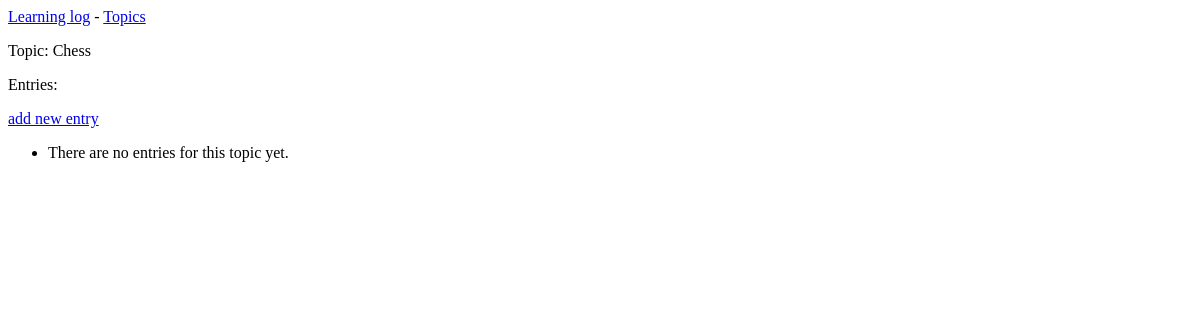
The page /topics/1/ on the database as committed earlier.
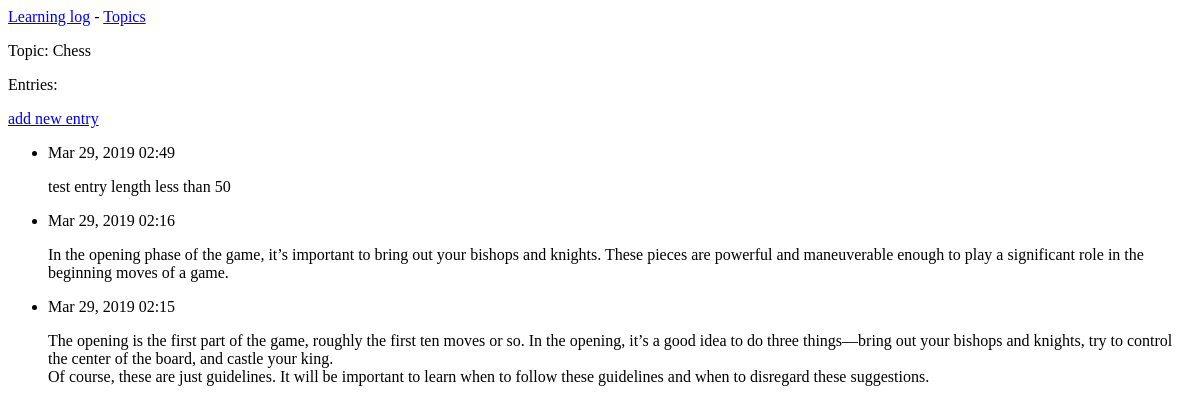
The same page on the database as committed later.
### learning_logs/models.py (models this page shows, shortened)
class Topic(models.Model):
    text = models.CharField(max_length=200)
    date_added = models.DateTimeField(auto_now_add = True)
    def __str__(self):
        return self.text

class Entry(models.Model):
    topic = models.ForeignKey(Topic, on_delete=models.CASCADE)
    text = models.TextField()
    date_added = models.DateTimeField(auto_now_add = True)
    class Meta:
        verbose_name_plural = 'entries'

### learning_logs/views.py (the view)
# urls.py: path('topics/<int:topic_id>/', views.topic, name='topic'),
def topic(request, topic_id):
    topic = Topic.objects.get(id=topic_id)
    entries = topic.entry_set.order_by('-date_added')
    context = {'topic':topic, 'entries': entries}
    return render(request, 'learning_logs/topic.html', context)

### learning_logs/templates/learning_logs/topic.html
{% extends 'learning_logs/base.html' %}
{% block content %}
  <p>Topic: {{ topic }}</p>
  <p>Entries:</p>
  <p>
    <a href="{% url 'learning_logs:new_entry' topic.id %}">add new entry</a>
  </p>
  <ul>
  {% for entry in entries %}
    <li>
      <p>{{ entry.date_added|date:'M d, Y H:i'}}</p>
      <p>{{ entry.text|linebreaks }}</p>
    </li>
  {% empty %}
    <li>
      There are no entries for this topic yet.
    </li>
  {% endfor %}
  </ul>
{% endblock content %}

### learning_logs/templates/learning_logs/base.html
<p>
  <a href="{% url 'learning_logs:index' %}">Learning log</a> -
  <a href="{% url 'learning_logs:topics' %}">Topics</a>
</p>
{% block content %}{% endblock content %}

Rows that differ between the two databases and show on the page:
added Entry: date_added "Mar 29, 2019 02:49", text "test entry length less than 50"
added Entry: date_added "Mar 29, 2019 02:16", text "In the opening phase of the game, it’s important to bring out your bishops and knights. These pieces are powerful and maneuverable enough to play a significant role in the beginning moves of a game."
added Entry: date_added "Mar 29, 2019 02:15", text "The opening is the first part of the game, roughly the first ten moves or so. In the opening, it’s a good idea to do three things—bring out your bishops and knights, try to control the center of the board, and castle your king. Of course, these are just guidelines. It will be important to learn when to follow these guidelines and when to disregard these suggestions."
Other text that changed with them:
text no longer shown: "There are no entries for this topic yet."
